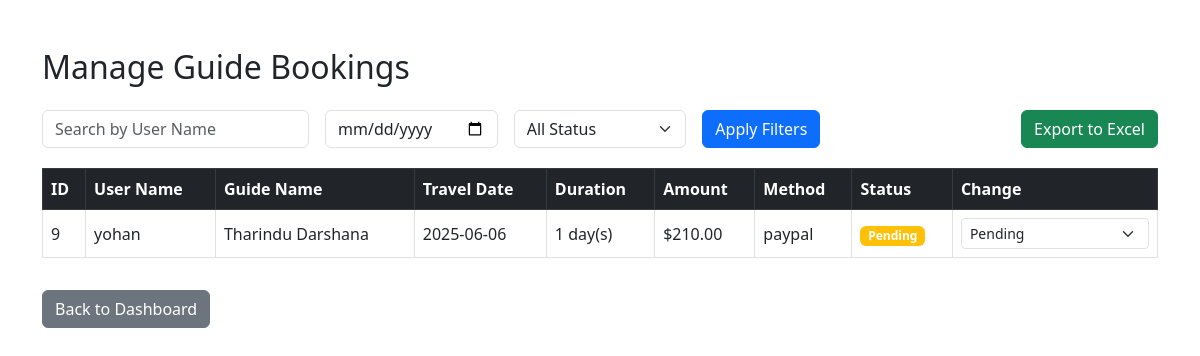
The app's page /admin/manage_guide_bookings.php, older data.
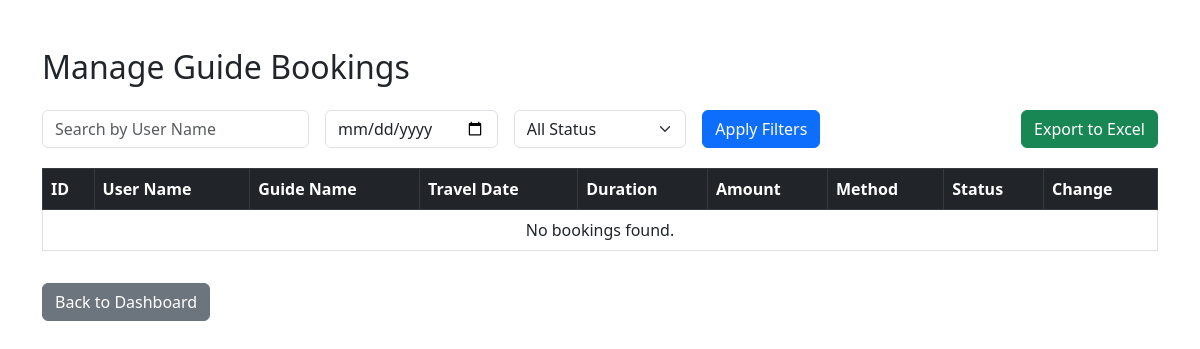
The same page, newer data.
### tables this page shows
CREATE TABLE `guide_bookings` (
  `booking_id` int(11) NOT NULL,
  `user_id` int(11) NOT NULL,
  `guide_id` int(11) NOT NULL,
  `travel_date` date NOT NULL,
  `duration_days` int(11) NOT NULL,
  `status` varchar(50) DEFAULT 'Pending',
  `created_at` timestamp NOT NULL DEFAULT current_timestamp(),
  `payment_status` varchar(50) DEFAULT 'unpaid',
  `payment_method` varchar(50) DEFAULT NULL,
  `amount` decimal(10,2) DEFAULT NULL,
  `check_in_date` date DEFAULT NULL,
  `check_out_date` date DEFAULT NULL,
  `notes` text DEFAULT NULL
);

CREATE TABLE `users` (
  `user_id` int(11) NOT NULL,
  `name` varchar(100) NOT NULL,
  `email` varchar(150) NOT NULL,
  `contact` varchar(20) DEFAULT NULL,
  `password` varchar(255) NOT NULL,
  `is_verified` tinyint(1) DEFAULT 0,
  `created_at` timestamp NOT NULL DEFAULT current_timestamp(),
  `status` varchar(50) DEFAULT 'active',
  `role` varchar(50) DEFAULT 'user',
  `profile_pic` varchar(255) DEFAULT NULL,
  `contact_number` varchar(20) DEFAULT NULL,
  `country` varchar(100) DEFAULT NULL
);

CREATE TABLE `guide` (
  `guide_id` int(11) NOT NULL,
  `name` varchar(100) NOT NULL,
  `email` varchar(100) NOT NULL,
  `country` varchar(100) DEFAULT NULL,
  `password` varchar(255) NOT NULL,
  `languages` varchar(255) DEFAULT NULL,
  `experience_years` int(11) DEFAULT 0,
  `bio` text DEFAULT NULL,
  `photo` varchar(255) DEFAULT NULL,
  `contact_info` varchar(100) DEFAULT NULL,
  `price_per_day` decimal(10,2) DEFAULT 0.00,
  `rating` float DEFAULT 0,
  `is_verified` tinyint(1) DEFAULT 0,
  `created_at` datetime DEFAULT current_timestamp(),
  `status` varchar(50) DEFAULT 'active',
  `is_available` tinyint(1) DEFAULT 1
);

CREATE TABLE `guide_payments` (
  `payment_id` int(11) NOT NULL,
  `booking_id` int(11) DEFAULT NULL,
  `user_id` int(11) DEFAULT NULL,
  `amount` decimal(10,2) DEFAULT NULL,
  `payment_method` varchar(50) DEFAULT NULL,
  `payment_date` datetime DEFAULT current_timestamp(),
  `status` varchar(20) DEFAULT 'paid'
);

### admin/manage_guide_bookings.php (the view, shortened to what this page needs)
<?php
include '../config/db.php';
$filters = [];
$params = [];
$whereClause = $filters ? 'WHERE ' . implode(' AND ', $filters) : '';
$stmt = $conn->prepare("
    SELECT gb.*, g.name AS guide_name, u.name AS user_name, gp.amount, gp.payment_method
    FROM guide_bookings gb
    JOIN guide g ON gb.guide_id = g.guide_id
    JOIN users u ON gb.user_id = u.user_id
    LEFT JOIN guide_payments gp ON gb.booking_id = gp.booking_id
    $whereClause
    ORDER BY gb.created_at DESC
");
$stmt->execute($params);
$bookings = $stmt->fetchAll(PDO::FETCH_ASSOC);
?>
<!DOCTYPE html>
<html>
<head>
    <link href="https://cdn.jsdelivr.net/npm/bootstrap@5.3.0/dist/css/bootstrap.min.css" rel="stylesheet">
</head>
<body>
    <div class="container mt-5">
        <h2 class="mb-4">Manage Guide Bookings</h2>
        <form method="GET" class="row g-3 filter-group">
            <div class="col-md-3">
                <input type="text" name="user" class="form-control" placeholder="Search by User Name" value="<?= htmlspecialchars($_GET['user'] ?? '') ?>">
            </div>
            <div class="col-md-2">
                <input type="date" name="date" class="form-control" value="<?= htmlspecialchars($_GET['date'] ?? '') ?>">
            </div>
            <div class="col-md-2">
                <select name="status" class="form-select">
                    <option value="">All Status</option>
                </select>
            </div>
            <div class="col-md-2">
                <button type="submit" class="btn btn-primary">Apply Filters</button>
            </div>
            <div class="col-md-3 text-end">
                <a href="?export=excel" class="btn btn-success">Export to Excel</a>
            </div>
        </form>
        <table class="table table-bordered table-hover align-middle">
            <thead class="table-dark">
                <tr>
                    <th>ID</th>
                    <th>User Name</th>
                    <th>Guide Name</th>
                    <th>Travel Date</th>
                    <th>Duration</th>
                    <th>Amount</th>
                    <th>Method</th>
                    <th>Status</th>
                    <th>Change</th>
                </tr>
            </thead>
            <tbody>
                <?php if ($bookings): ?>
                    <?php foreach ($bookings as $b): ?>
                        <tr>
                            <td><?= $b['booking_id'] ?></td>
                            <td><?= htmlspecialchars($b['user_name']) ?></td>
                            <td><?= htmlspecialchars($b['guide_name']) ?></td>
                            <td><?= $b['travel_date'] ?></td>
                            <td><?= $b['duration_days'] ?> day(s)</td>
                            <td>$<?= number_format($b['amount'] ?? 0, 2) ?></td>
                            <td><?= htmlspecialchars($b['payment_method'] ?? '') ?></td>
                            <td>
                                <?php
                                $status = strtolower($b['status']);
                                $badge = match ($status) {
                                    'confirmed' => 'success',
                                    'pending' => 'warning',
                                    'cancelled' => 'danger',
                                    default => 'secondary'
                                };
                                ?>
                                <span class="badge bg-<?= $badge ?> status-badge"><?= $status ?></span>
                            </td>
                            <td>
                                <form method="POST" onchange="this.submit()" class="m-0">
                                    <select name="status" class="form-select form-select-sm">
                                        <?php foreach (['pending', 'confirmed', 'cancelled'] as $s): ?>
                                            <option value="<?= $s ?>" <?= $status === $s ? 'selected' : '' ?>><?= ucfirst($s) ?></option>
                                        <?php endforeach; ?>
                                    </select>
                                </form>
                            </td>
                        </tr>
                    <?php endforeach; ?>
                <?php else: ?>
                    <tr>
                        <td colspan="9" class="text-center">No bookings found.</td>
                    </tr>
                <?php endif; ?>
            </tbody>
        </table>
        <a href="dashboard.php" class="btn btn-secondary mt-3">Back to Dashboard</a>
    </div>
</body>
</html>

Row changes from the older to the newer data that the page shows:
removed guide_bookings: booking_id "9", user.name "yohan", guide.name "Tharindu Darshana", travel_date "2025-06-06", duration_days "1", guide_payments.amount "210.00", guide_payments.payment_method "paypal", status "Pending"
Text that changed along with them:
text now shown: "No bookings found."
